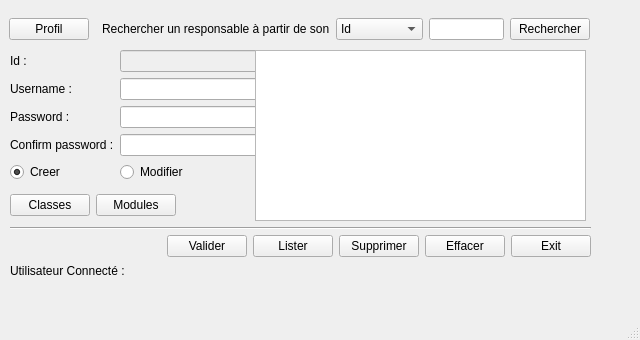
<?xml version="1.0" encoding="UTF-8"?>
<ui version="4.0">
 <class>UIResponsable</class>
 <widget class="QMainWindow" name="UIResponsable">
  <property name="geometry">
   <rect>
    <x>0</x>
    <y>0</y>
    <width>640</width>
    <height>340</height>
   </rect>
  </property>
  <property name="minimumSize">
   <size>
    <width>640</width>
    <height>340</height>
   </size>
  </property>
  <property name="maximumSize">
   <size>
    <width>640</width>
    <height>400</height>
   </size>
  </property>
  <property name="windowTitle">
   <string>Interface administrateur</string>
  </property>
  <widget class="QWidget" name="centralwidget">
   <widget class="QWidget" name="formLayoutWidget">
    <property name="geometry">
     <rect>
      <x>10</x>
      <y>50</y>
      <width>252</width>
      <height>170</height>
     </rect>
    </property>
    <layout class="QFormLayout" name="formLayout">
     <item row="0" column="0">
      <widget class="QLabel" name="labelId">
       <property name="text">
        <string>Id :</string>
       </property>
      </widget>
     </item>
     <item row="0" column="1">
      <widget class="QLineEdit" name="lineEditId">
       <property name="enabled">
        <bool>false</bool>
       </property>
      </widget>
     </item>
     <item row="1" column="0">
      <widget class="QLabel" name="labelUsername">
       <property name="text">
        <string>Username :</string>
       </property>
      </widget>
     </item>
     <item row="1" column="1">
      <widget class="QLineEdit" name="lineEditUsername"/>
     </item>
     <item row="2" column="0">
      <widget class="QLabel" name="labelPassword">
       <property name="text">
        <string>Password :</string>
       </property>
      </widget>
     </item>
     <item row="2" column="1">
      <widget class="QLineEdit" name="lineEditPassword">
       <property name="echoMode">
        <enum>QLineEdit::Password</enum>
       </property>
      </widget>
     </item>
     <item row="3" column="0">
      <widget class="QLabel" name="labelConfirmPassword">
       <property name="text">
        <string>Confirm password :</string>
       </property>
      </widget>
     </item>
     <item row="3" column="1">
      <widget class="QLineEdit" name="lineEditConfirmPassword">
       <property name="echoMode">
        <enum>QLineEdit::Password</enum>
       </property>
      </widget>
     </item>
     <item row="4" column="0">
      <widget class="QRadioButton" name="radioButtonCreer">
       <property name="text">
        <string>Creer</string>
       </property>
       <property name="checked">
        <bool>true</bool>
       </property>
      </widget>
     </item>
     <item row="4" column="1">
      <widget class="QRadioButton" name="radioButtonModifier">
       <property name="text">
        <string>Modifier</string>
       </property>
      </widget>
     </item>
    </layout>
   </widget>
   <widget class="QWidget" name="horizontalLayoutWidget">
    <property name="geometry">
     <rect>
      <x>10</x>
      <y>190</y>
      <width>241</width>
      <height>31</height>
     </rect>
    </property>
    <layout class="QHBoxLayout" name="horizontalLayout">
     <item>
      <widget class="QPushButton" name="pushButtonValider_3">
       <property name="text">
        <string>Classes</string>
       </property>
      </widget>
     </item>
     <item>
      <widget class="QPushButton" name="pushButtonValider_2">
       <property name="text">
        <string>Modules</string>
       </property>
      </widget>
     </item>
     <item>
      <spacer name="horizontalSpacer_3">
       <property name="orientation">
        <enum>Qt::Horizontal</enum>
       </property>
       <property name="sizeHint" stdset="0">
        <size>
         <width>40</width>
         <height>20</height>
        </size>
       </property>
      </spacer>
     </item>
    </layout>
   </widget>
   <widget class="Line" name="line">
    <property name="geometry">
     <rect>
      <x>10</x>
      <y>220</y>
      <width>581</width>
      <height>16</height>
     </rect>
    </property>
    <property name="orientation">
     <enum>Qt::Horizontal</enum>
    </property>
   </widget>
   <widget class="QWidget" name="horizontalLayoutWidget_2">
    <property name="geometry">
     <rect>
      <x>10</x>
      <y>230</y>
      <width>581</width>
      <height>32</height>
     </rect>
    </property>
    <layout class="QHBoxLayout" name="horizontalLayout_2">
     <item>
      <spacer name="horizontalSpacer">
       <property name="orientation">
        <enum>Qt::Horizontal</enum>
       </property>
       <property name="sizeHint" stdset="0">
        <size>
         <width>40</width>
         <height>20</height>
        </size>
       </property>
      </spacer>
     </item>
     <item>
      <widget class="QPushButton" name="pushButtonValider">
       <property name="text">
        <string>Valider</string>
       </property>
      </widget>
     </item>
     <item>
      <widget class="QPushButton" name="pushButtonLister">
       <property name="text">
        <string>Lister</string>
       </property>
      </widget>
     </item>
     <item>
      <widget class="QPushButton" name="pushButtonSupprimer">
       <property name="text">
        <string>Supprimer</string>
       </property>
      </widget>
     </item>
     <item>
      <widget class="QPushButton" name="pushButtonEffacer">
       <property name="text">
        <string>Effacer</string>
       </property>
      </widget>
     </item>
     <item>
      <widget class="QPushButton" name="pushButtonExit">
       <property name="text">
        <string>Exit</string>
       </property>
      </widget>
     </item>
    </layout>
   </widget>
   <widget class="QTableView" name="tableView">
    <property name="geometry">
     <rect>
      <x>255</x>
      <y>50</y>
      <width>331</width>
      <height>171</height>
     </rect>
    </property>
   </widget>
   <widget class="QWidget" name="horizontalLayoutWidget_3">
    <property name="geometry">
     <rect>
      <x>9</x>
      <y>10</y>
      <width>581</width>
      <height>38</height>
     </rect>
    </property>
    <layout class="QHBoxLayout" name="horizontalLayout_3">
     <item>
      <widget class="QPushButton" name="pushButtonProfil">
       <property name="toolTip">
        <string>Consulter mon profil ...</string>
       </property>
       <property name="text">
        <string>Profil</string>
       </property>
      </widget>
     </item>
     <item>
      <spacer name="horizontalSpacer_2">
       <property name="orientation">
        <enum>Qt::Horizontal</enum>
       </property>
       <property name="sizeHint" stdset="0">
        <size>
         <width>40</width>
         <height>20</height>
        </size>
       </property>
      </spacer>
     </item>
     <item>
      <widget class="QLabel" name="labelRechercher">
       <property name="text">
        <string>Rechercher un responsable à partir de son</string>
       </property>
      </widget>
     </item>
     <item>
      <widget class="QComboBox" name="comboBoxRechercherPar">
       <property name="currentIndex">
        <number>0</number>
       </property>
       <item>
        <property name="text">
         <string>Id</string>
        </property>
       </item>
       <item>
        <property name="text">
         <string>Username</string>
        </property>
       </item>
      </widget>
     </item>
     <item>
      <widget class="QLineEdit" name="lineEditRechercher"/>
     </item>
     <item>
      <widget class="QPushButton" name="pushButtonRechercher">
       <property name="text">
        <string>Rechercher</string>
       </property>
      </widget>
     </item>
    </layout>
   </widget>
   <widget class="QWidget" name="horizontalLayoutWidget_4">
    <property name="geometry">
     <rect>
      <x>10</x>
      <y>260</y>
      <width>221</width>
      <height>21</height>
     </rect>
    </property>
    <layout class="QHBoxLayout" name="horizontalLayout_4">
     <item>
      <widget class="QLabel" name="labelUtilisateurConnecteTitre">
       <property name="text">
        <string>Utilisateur Connecté :</string>
       </property>
      </widget>
     </item>
     <item>
      <widget class="QLabel" name="labelUtilisateurConnecte">
       <property name="text">
        <string>&lt;dynamic&gt;</string>
       </property>
      </widget>
     </item>
    </layout>
   </widget>
  </widget>
  <widget class="QMenuBar" name="menubar">
   <property name="geometry">
    <rect>
     <x>0</x>
     <y>0</y>
     <width>640</width>
     <height>21</height>
    </rect>
   </property>
  </widget>
  <widget class="QStatusBar" name="statusbar"/>
 </widget>
 <resources/>
 <connections/>
</ui>
